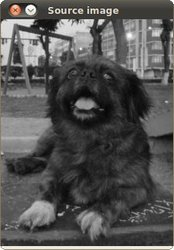
//> input picture Histogram Equalization/im.jpg, 174 x 250 px
$ ./main   (built with g++ and OpenCV 4)
//> lines starting //> are read from the running program, lines starting //| are printed output that depends on the picture
#include <iostream>
#include <opencv2/opencv.hpp>
#include <vector>

using namespace std;
using namespace cv;

/*
    What is an image histogram?
    It is a graphical representation of the intensity distribution
    of an image.
    It quantifies the number of pixels for each intensity value considered

    What is histogram equalization?
    It is a method that improves the contrast in an image, in order to stretch out the intensity range.

    Steps:
    Splits the image into its R, G and B planes using the function split
    Calculate the Histogram of each 1-channel plane by calling the function calcHist
    Plot the three histograms in a window
*/

int main()
{

    Mat image = imread("im.jpg", CV_LOAD_IMAGE_COLOR);
//> image is the input picture: 250 rows x 174 cols, CV_8UC3; mean B, G, R 82.6, 83.6, 84.1
    Mat image2 = imread("_img.jpg", CV_LOAD_IMAGE_COLOR);
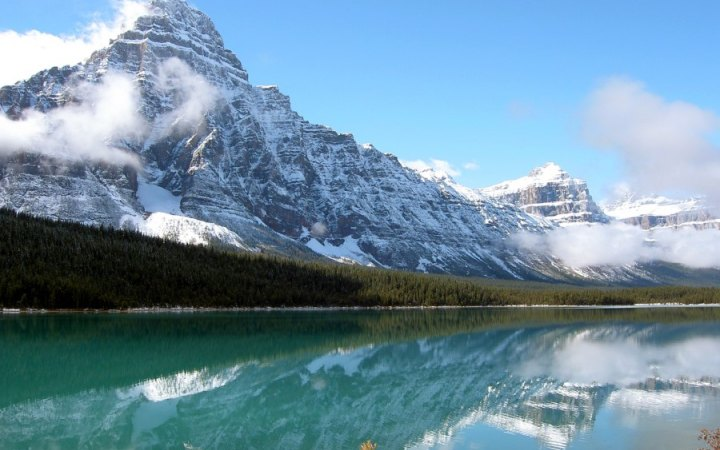
//> input picture Histogram Equalization/_img.jpg, 720 x 450 px
//> image2 is the input picture: 450 rows x 720 cols, CV_8UC3; mean B, G, R 163.2, 143.4, 110.8

    cvtColor(image, image, CV_BGR2GRAY);
//> image: 250 rows x 174 cols, CV_8UC1

    // Dims: The number of parameters you want to collect data of. In this case, dims = 1 because we are only counting the intensity values of each pixel (in a greyscale image).
    // Bins: It is the number of subdivisions in each dim.
    // range: The limits for the values to be measured. In this case: range = [0,255]

    /*
        OpenCV implements the function calcHist, which calculates the histogram of a set of arrays (usually images or image planes). It can operate with up to 32 dimensions
    */

    int nBins = 255; // It has 255 bins

    float range[] = {0, 255}; // It ranges from 0 to 255
    const float* histRange = {range};

    // Splitting each channel
    vector<Mat>splitImage;
    split(image2, splitImage);
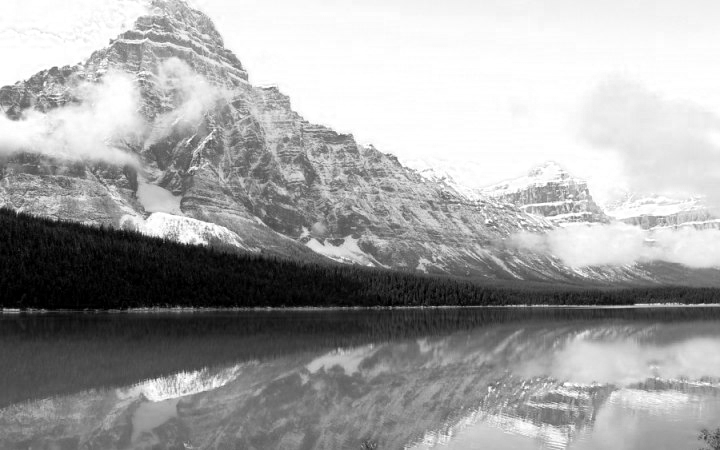
//> splitImage[0]: 450 rows x 720 cols, CV_8UC1; min 0, max 255, mean 163.2
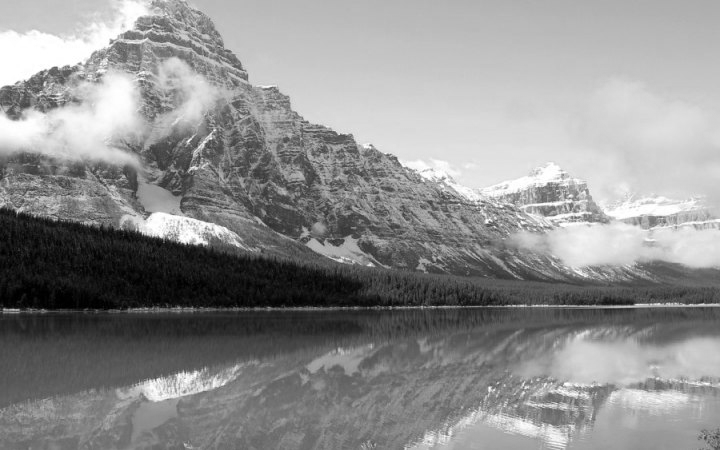
//> splitImage[1]: 450 rows x 720 cols, CV_8UC1; min 0, max 255, mean 143.4
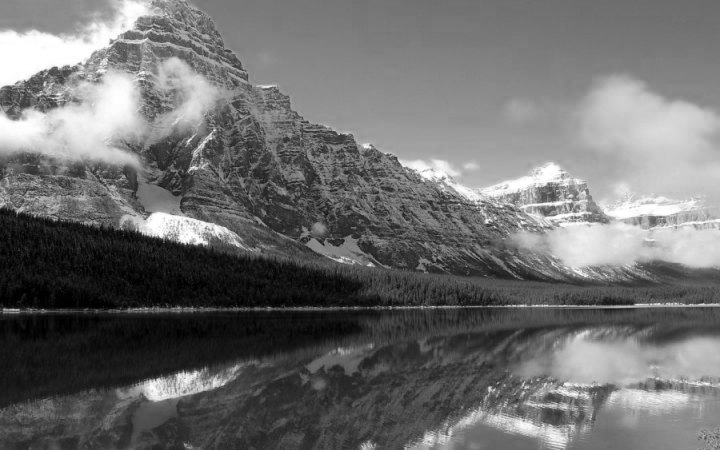
//> splitImage[2]: 450 rows x 720 cols, CV_8UC1; min 0, max 255, mean 110.8

    bool uniform = true;
    bool accumulate_ = false;

    /*
        void calcHist(const Mat* images, int nimages, const int* channels, InputArray mask, OutputArray hist, int dims, const int* histSize, const float** ranges, bool uniform=true, bool accumulate=false )
        void calcHist(const Mat* images, int nimages, const int* channels, InputArray mask, SparseMat& hist, int dims, const int* histSize, const float** ranges, bool uniform=true, bool accumulate=false )


        images – Source arrays. They all should have the same depth, CV_8U or CV_32F , and the same size. Each of them can have an arbitrary number of channels.
        nimages – Number of source images.
        channels – List of the dims channels used to compute the histogram. The first array channels are numerated from 0 to images[0].channels()-1 , the second array channels are counted from images[0].channels() to images[0].channels() + images[1].channels()-1, and so on.
        mask – Optional mask. If the matrix is not empty, it must be an 8-bit array of the same size as images[i] . The non-zero mask elements mark the array elements counted in the histogram.
        hist – Output histogram, which is a dense or sparse dims -dimensional array.
        dims – Histogram dimensionality that must be positive and not greater than CV_MAX_DIMS (equal to 32 in the current OpenCV version).
        histSize – Array of histogram sizes in each dimension.
        ranges – Array of the dims arrays of the histogram bin boundaries in each dimension. When the histogram is uniform ( uniform =true), then for each dimension i it is enough to specify the lower (inclusive) boundary L_0 of the 0-th histogram bin and the upper (exclusive) boundary U_{\texttt{histSize}[i]-1} for the last histogram bin histSize[i]-1 . That is, in case of a uniform histogram each of ranges[i] is an array of 2 elements. When the histogram is not uniform ( uniform=false ), then each of ranges[i] contains histSize[i]+1 elements: L_0, U_0=L_1, U_1=L_2, ..., U_{\texttt{histSize[i]}-2}=L_{\texttt{histSize[i]}-1}, U_{\texttt{histSize[i]}-1} . The array elements, that are not between L_0 and U_{\texttt{histSize[i]}-1} , are not counted in the histogram.
        uniform – Flag indicating whether the histogram is uniform or not (see above).
        accumulate – Accumulation flag. If it is set, the histogram is not cleared in the beginning when it is allocated. This feature enables you to compute a single histogram from several sets of arrays, or to update the histogram in time.

    */

    Mat histogram_blueChannel, histogram_redChannel, histogram_greenChannel;
    // Calculating each histogram, it takes the blue channel, number of source images 1, number of channels, 0,  mask, where will be output the hist, and so on.
    calcHist(&splitImage[0], 1, 0, Mat(), histogram_blueChannel, 1, &nBins, &histRange, uniform, accumulate_); // Blue channel histogram
//> histogram_blueChannel = 255 values, max 15746 at index 254, min 430 at index 88, mean 1189.6
    calcHist(&splitImage[1], 1, 0, Mat(), histogram_greenChannel, 1, &nBins, &histRange, uniform, accumulate_); // Green channel histogram
//> histogram_greenChannel = 255 values, max 3002 at index 210, min 259 at index 0, mean 1259.7
    calcHist(&splitImage[2], 1, 0, Mat(), histogram_redChannel, 1, &nBins, &histRange, uniform, accumulate_); // Red channel histogram
//> histogram_redChannel = 255 values, max 2948 at index 120, min 316 at index 238, mean 1261.2

    // Draw the histogram for B, G, and R
    int hist_width = 512;
    int hist_height = 400;

    int bin_width = cvRound( (double) hist_width / nBins);

    // Black image, of 3 channels, 8 bits, with height 400 and width 512
    Mat histImage(hist_height, hist_width, CV_8UC3, Scalar(0,0,0));

    /*
        Normalize histogram:
        Normalize an histogram is a technique consisting into transforming the discrete
        distribution of intensities into a discrete distribution of probabilities.
        To do so, we need to divide each value of the histogram by the number of pixel. Because a
        digital image is a discrete set of values that could be seen as a matrix and it's equivalent to divide each
        nk by the dimension of the array which is the product of the width by the length of the image.

        void normalize(InputArray src, OutputArray dst, double alpha=1, double beta=0, int norm_type=NORM_L2, int dtype=-1, InputArray mask=noArray() )

        src – input array.
        dst – output array of the same size as src .
        alpha – norm value to normalize to or the lower range boundary in case of the range normalization.
        beta – upper range boundary in case of the range normalization; it is not used for the norm normalization.
        normType – normalization type (see the details below).
        dtype – when negative, the output array has the same type as src; otherwise, it has the same number of channels as src and the depth =CV_MAT_DEPTH(dtype).
        mask – optional operation mask.
    */

    // Normalize all the results
    normalize(histogram_blueChannel, histogram_blueChannel, 0, histImage.rows, NORM_MINMAX, -1, Mat());
//> histogram_blueChannel = 255 values, max 400 at index 254, min 0 at index 88, mean 19.84
    normalize(histogram_greenChannel, histogram_greenChannel, 0, histImage.rows, NORM_MINMAX, -1, Mat());
//> histogram_greenChannel = 255 values, max 400 at index 210, min 0 at index 0, mean 145.9
    normalize(histogram_redChannel, histogram_redChannel, 0, histImage.rows, NORM_MINMAX, -1, Mat());
//> histogram_redChannel = 255 values, max 400 at index 120, min 0 at index 238, mean 143.6

    // Draw for each channel using a line that takes two points, color, thickness, line type...
    for(int i = 0; i < nBins; i++) {

        line(histImage, Point(bin_width * (i - 1), hist_height - cvRound(histogram_blueChannel.at<float>(i-1))),
             Point( bin_width*(i), hist_height - cvRound(histogram_blueChannel.at<float>(i)) ), Scalar(255, 0, 0), 2, 8);

        line(histImage, Point(bin_width * (i - 1), hist_height - cvRound(histogram_greenChannel.at<float>(i-1))),
             Point( bin_width*(i), hist_height - cvRound(histogram_greenChannel.at<float>(i)) ), Scalar(0, 255, 0), 2, 8);

        line(histImage, Point(bin_width * (i - 1), hist_height - cvRound(histogram_redChannel.at<float>(i-1))),
             Point( bin_width*(i), hist_height - cvRound(histogram_redChannel.at<float>(i)) ), Scalar(0, 0, 255), 2, 8);
    }
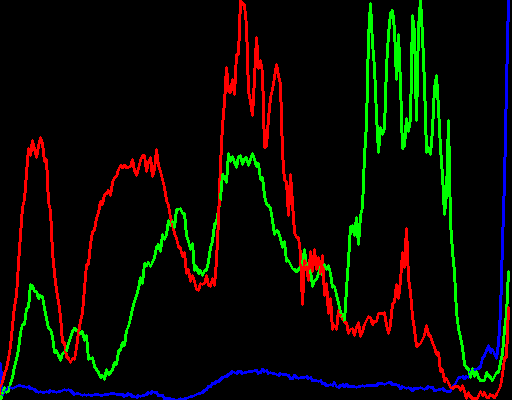
//> histImage: 400 rows x 512 cols, CV_8UC3; mean B, G, R 3.5, 11.3, 10.7

    /*
        Equalizes the histogram of a grayscale image.
        void equalizeHist(InputArray src, OutputArray dst)
        src – Source 8-bit single channel image.
        dst – Destination image of the same size and type as src

        The function equalizes the histogram of the input image using the following algorithm:
        Calculate the histogram H for src .
        Normalize the histogram so that the sum of histogram bins is 255
        Compute the integral of the histogram.

        The algorithm normalizes the brightness and increases the contrast of the image.

        Histogram equalization is a method to process images in order to adjust the contrast of an
        image by modifying the intensity distribution of the histogram. The objective of this technique
        is to give a linear trend to the cumulative probability function associated to the image.
    */

    Mat dst;

    // Apply histogram equalization
    equalizeHist(image, dst);
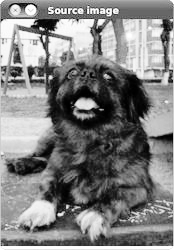
//> dst: 250 rows x 174 cols, CV_8UC1; min 0, max 255, mean 128.4

    imshow("Before Equalize", image);
    imshow("After Equalize", dst);

    namedWindow("Canada Flag", CV_WINDOW_NORMAL);
    resizeWindow("Canada Flag", 600, 400);
    imshow("Canada Flag", image2);
    imshow("Histogram", histImage);
    waitKey(0);
    return 0;
}
